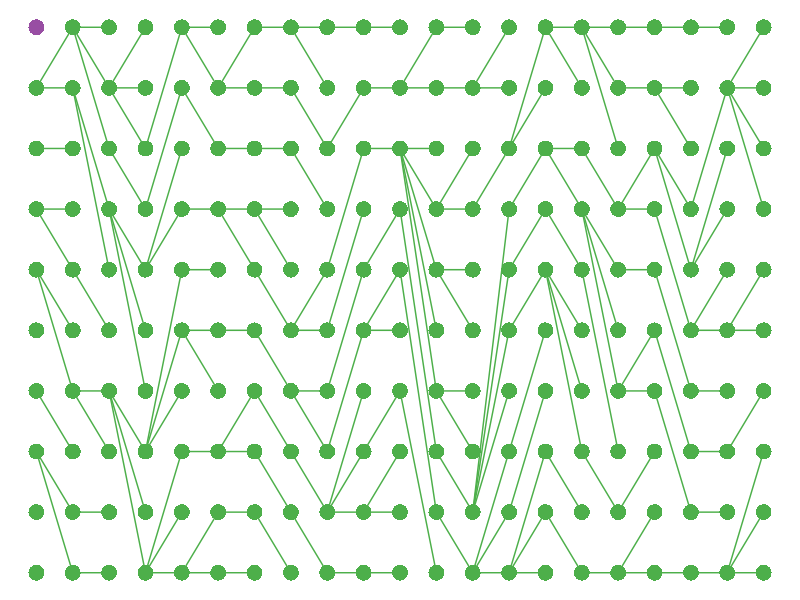

Generate this figure with R: (Note: this script raises an error after producing the figure.)
library(tidyverse)
library(cowplot)
library(RColorBrewer)

#==============================================================================
# SETUP
#==============================================================================

# Configure font settings
font <- "sans" # Main figure font
titlefont <- font # Font for axis titles etc. (if different)
fontsize_base <- 11 # Basic figure font size
fontscale_title <- 1 # Default axis-title scale relative to regular font
fontscale_main <- 1 # Default plot-title scale

# Define base theme
theme_base <-   theme(
  legend.position = "bottom",
  axis.text = element_text(size = fontsize_base, family = font, 
                           colour = "black"),
  axis.title.y = element_text(size = fontsize_base * fontscale_title,
                              family = titlefont, colour = "black",
                              margin = margin(r=3,unit="mm")),
  axis.title.x = element_text(size = fontsize_base * fontscale_title,
                              family = titlefont, colour = "black",
                              margin = margin(t=3,unit="mm")),
  legend.text = element_text(size = fontsize_base, 
                             family = font, colour = "black"),
  legend.title = element_text(size = fontsize_base,
                              family = font, colour = "black",
                              face = "bold", vjust=0.5, 
                              margin=margin(r=3, unit="mm")),
  plot.title = element_text(size = fontsize_base * fontscale_main,
                            family = titlefont, colour="black",
                            hjust = 0.5, vjust = 0.5,
                            margin = margin(b=5, unit="mm")),
  plot.margin = margin(t=0.3, l=0.3, r=0.3, b = 0.3, unit="cm"),
  strip.background = element_blank(),
  strip.text.x = element_text(size = fontsize_base * fontscale_title,
                              family = titlefont, colour = "black",
                              margin = margin(t = 3, b = 3, unit="mm")),
  strip.text.y = element_text(size = fontsize_base * fontscale_title,
                              family = titlefont, colour = "black",
                              margin = margin(l=3, r=3, unit="mm")),
  legend.justification = "center"
)

theme_blank <- theme_void() + 
  theme(legend.position = "none",
        #plot.margin = margin(t=0.3, l=0.6, r=0.6, b = 0.3, unit="cm")
        )
                                    

# Define parameters
capacity = 10
alleles <- c(0L, 1L)
fitness <- c(1,1)
ngen_small <- 5
ngen_mid <- 20
palette <- brewer.pal(6, "Set1")[c(3,4)]

#==============================================================================
# AUXILIARY FUNCTIONS
#==============================================================================

make_initial_pop <- function(cap = capacity, al = alleles, fit = fitness){
  tibble(id = seq(cap), generation = 0, parent = id,
         allele = as.factor(c(rep(alleles[1], cap - 1), al[2])),
         fitness = c(rep(fit[1], cap - 1), fit[2]))
}

make_child_pop <- function(pop, cap = capacity){
  pop %>% filter(generation == max(generation)) %>%
    sample_n(cap, T, fitness) %>% arrange(id) %>%
    mutate(generation = generation + 1, parent = id, id = seq(cap))
}

iterate_pop <- function(pop, cap = capacity){
  bind_rows(pop, make_child_pop(pop, cap))
}

make_circ_plot <- function(pop, s = 5, pal = palette){
  ggplot(pop) + 
    geom_segment(aes(x=pmax(0,generation-1), xend=generation, y=parent, 
                     yend=id, colour = allele)) +
    geom_point(aes(x=generation, y=id, colour=allele), shape = 16, size = s) +
    scale_color_manual(values = pal) + theme_blank
}

generation_pop <- function(generation, cap = capacity, al = alleles, 
                           fit = fitness){
  p <- make_initial_pop(cap, al, fit)
  if(generation > 0) for (n in seq(generation)){ p <- iterate_pop(p, cap) }
  return(p)
}

count_states <- function(pop){
  # Count the number of states in the latest generation from a population
  pop %>% filter(generation == max(generation)) %>% pull(allele) %>%
    unique %>% length
}

fix_pop <- function(cap = capacity, al = alleles, fit = fitness,
                    tail = 0){
  # Run a population until it reaches fixation
  p <- make_initial_pop(cap, al, fit)
  while(count_states(p) > 1) p <- iterate_pop(p, cap)
  if (tail > 0) for (n in seq(tail)){ p <- iterate_pop(p, cap) }
  return(p)
}

get_fixation_dist <- function(n = 100, cap = capacity, al = alleles, 
                              fit = fitness){
  sapply(seq(n), function(n) fix_pop(cap, al, fit) %>% pull(generation) %>%
           max) %>% 
    tibble(run = 1:n, fix = .)
}

make_stack_plot <- function(pop, pal = palette){
  pop %>% group_by(generation, allele, fitness) %>% 
    summarise(N = n(), P = n()/100) %>%
    ggplot() +
    geom_col(aes(x=generation,y=P,fill=allele), position="fill",
             width = 1) +
    scale_x_continuous(name = "Generation") +
    scale_y_continuous(name = "Allele frequency (%)",
                       labels = function(y) y*100) +
    scale_fill_manual(values = pal) + 
    theme_minimal() + theme_base + theme(legend.position = "none")
}

get_winner <- function(pop) {
  pop %>% filter(generation == max(generation)) %>% pull(allele) %>%
    as.numeric %>% unique
}

count_winners <- function(nrep, cap = capacity, al = alleles, fit = fitness){
  sapply(seq(nrep), function(r) fix_pop(cap, al, fit) %>% get_winner) %>%
    tibble(run = 1:nrep, winner = .) %>% group_by(winner) %>% count %>%
    ungroup %>% mutate(size = cap, p = n/sum(n))
}

get_fix_rate <- function(nrep, caps, fit){
  lapply(caps, function(cap) count_winners(nrep, cap, 1:2, fit) %>%
           filter(as.numeric(winner)==2)) %>% bind_rows
}

#==============================================================================
# VERY DELETERIOUS
#==============================================================================

pop_vdel <- generation_pop(ngen_mid, fit = c(1,0.1))
g_vdel <- make_circ_plot(pop_vdel)
save_plot(filename = "content/images/coalescent-vdel.png",
          plot = g_vdel, base_width = 20, base_height = 8, units="cm",
          limitsize = FALSE)


#==============================================================================
# VERY ADVANTAGEOUS
#==============================================================================

pop_vadv <- generation_pop(ngen_mid, fit = c(1,6))
g_vadv <- make_circ_plot(pop_vadv)
save_plot(filename = "content/images/coalescent-vadv.png",
          plot = g_vadv, base_width = 20, base_height = 8, units="cm",
          limitsize = FALSE)

#==============================================================================
# SLIGHTLY DELETERIOUS / ADVANTAGEOUS
#==============================================================================

pop_sizes <- c(3,10,30,100,300,1000)
n_rep <- 100

fix_del <- get_fix_rate(100, c(10,30,100,300), c(1,0.8))
fix_adv <- get_fix_rate(100, c(10,30,100,300), c(1,1/0.8))